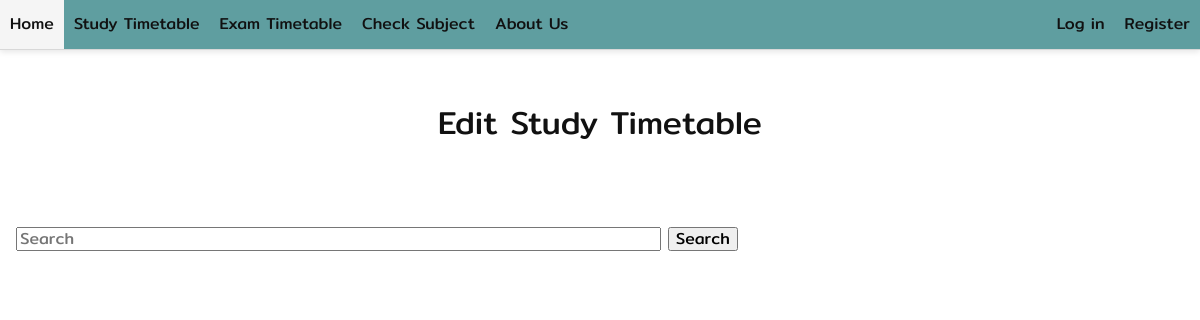
The app's page /help/settingtimetable, older data.
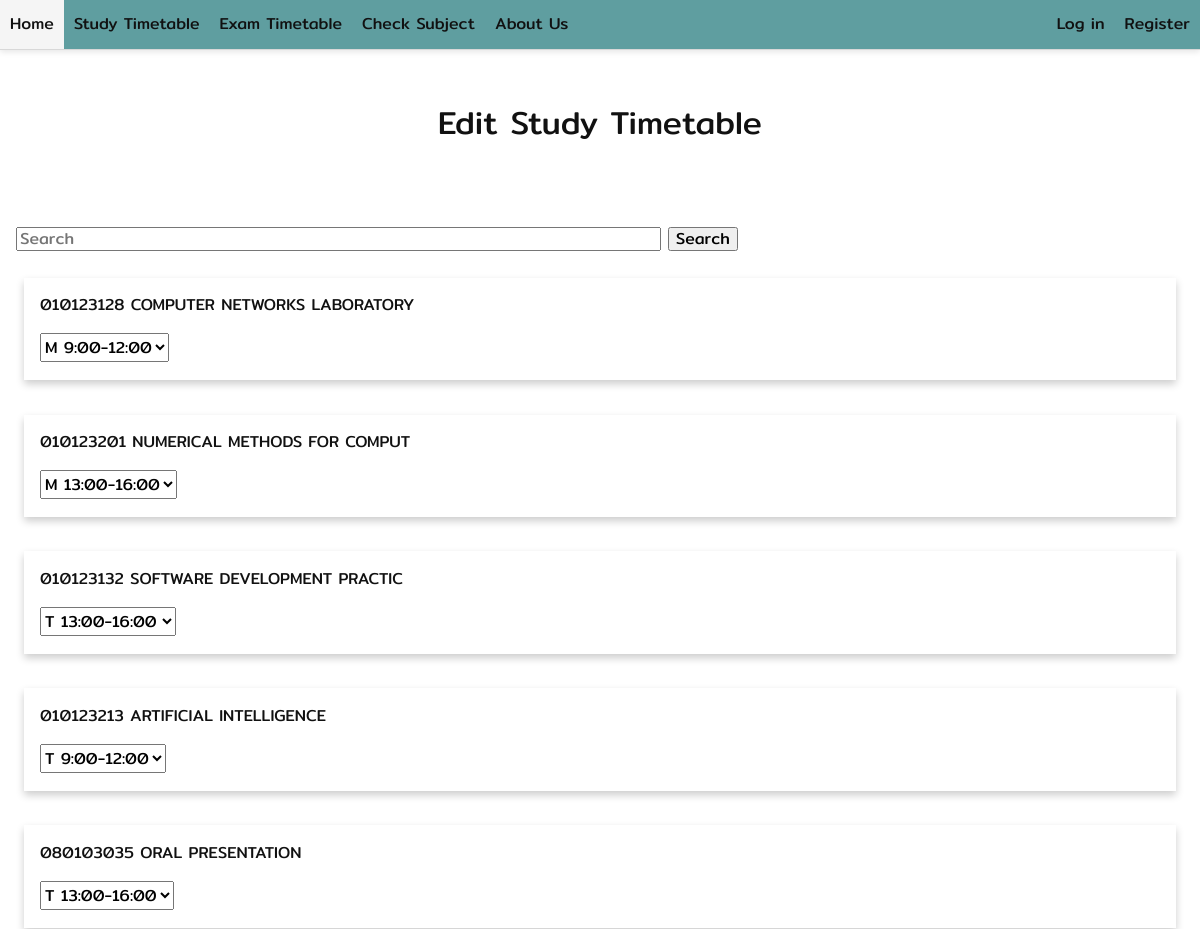
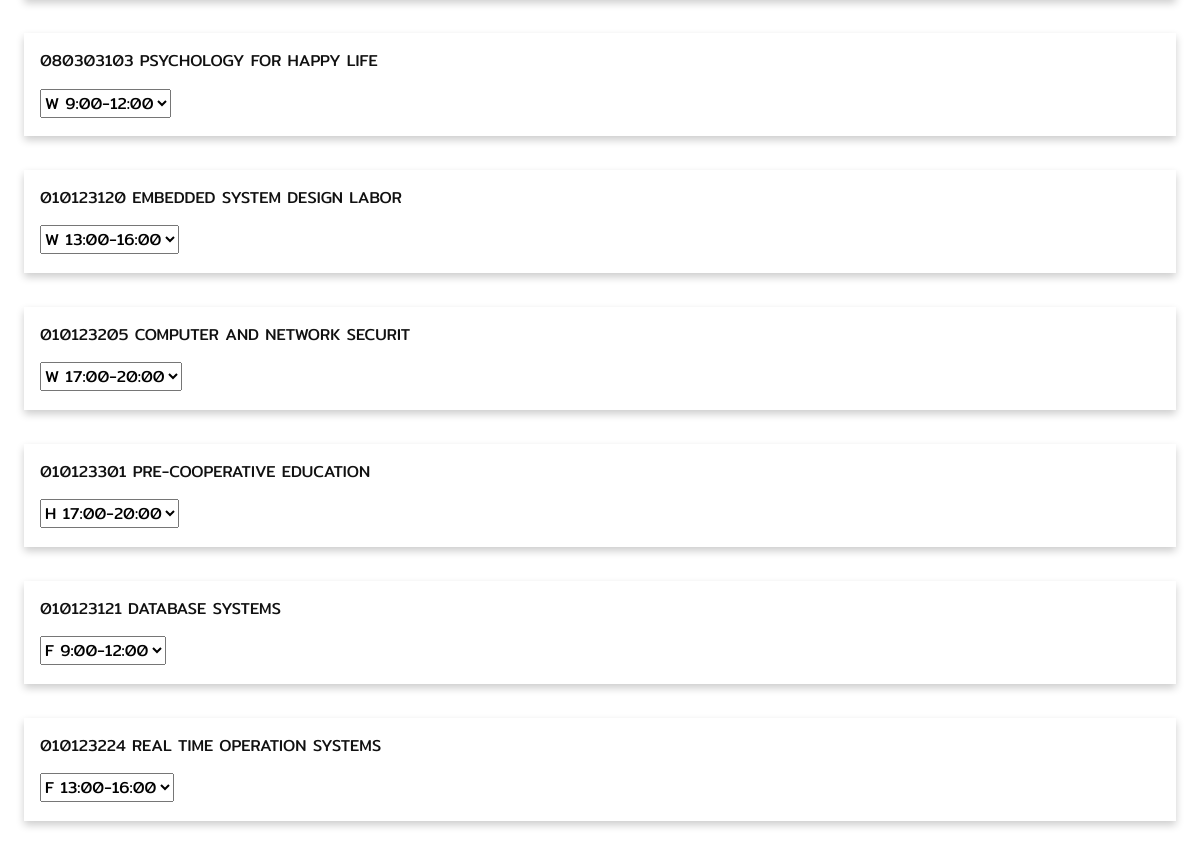
The same page, newer data (2 pictures, top to bottom).
### helpApp/models.py (models this page shows, shortened)
class Subject(models.Model):
    subject_ID = models.CharField(max_length=200)
    name = models.CharField(max_length=200)
    mid_term = models.DateTimeField('mid term', null=True,blank=True)
    final = models.DateTimeField('final', null=True,blank=True)

### helpApp/views.py (the view)
# urls.py: path('settingtimetable', views.settingtable, name='table'),
def settingtable(request):
    if 'search-subject' in request.GET:
        q = request.GET.get('search-subject')
        multi_q = Q(Q(subject_ID__icontains=q) | Q(name__icontains=q))
        subject = Subject.objects.filter(multi_q)
    else:
        subject = Subject.objects.all()
    return render(request, 'helpApp/settingtable.html', {'subject':subject})

### helpApp/templates/helpApp/settingtable.html (shortened to what this page needs)
{% extends 'generalApp/components/base.html' %}
{% block content %}
<div class="header-section">
    <h1>Edit Study Timetable</h1>
</div>
<div class="content-section">
    <div class="content-container">
        <form>
            <input type="search" size="65" name='search-subject' placeholder="Search">
            <button type="submit">Search</button>
            <br>
        </form>
        <br>
        {% for subject in subject %}
        <div class="cardd">
            <div class="container-about">
                <br>
                <a class="button-link" >{{ subject.subject_ID}} {{ subject.name }}</a>
                <br>
                <br>
                <select name="section">
                    {% for section in subject.section_set.all %}
                    <option value="{{ section.sec_num }}">{{ section.day }} {{ section.time }}</option>
                    {% endfor %}
                </select>
                <br>
                <br>
            </div>
        </div>
        <br>
        {% endfor %}
    </div>
</div>
{% endblock %}

Row changes from the older to the newer data that the page shows:
added Subject: subject_ID "010123128", name "COMPUTER NETWORKS LABORATORY"
added Subject: subject_ID "010123201", name "NUMERICAL METHODS FOR COMPUT"
added Subject: subject_ID "010123132", name "SOFTWARE DEVELOPMENT PRACTIC"
added Subject: subject_ID "010123213", name "ARTIFICIAL INTELLIGENCE"
added Subject: subject_ID "080103035", name "ORAL PRESENTATION"
added Subject: subject_ID "080303103", name "PSYCHOLOGY FOR HAPPY LIFE"
added Subject: subject_ID "010123120", name "EMBEDDED SYSTEM DESIGN LABOR"
added Subject: subject_ID "010123205", name "COMPUTER AND NETWORK SECURIT"
added Subject: subject_ID "010123301", name "PRE-COOPERATIVE EDUCATION"
added Subject: subject_ID "010123121", name "DATABASE SYSTEMS"
added Subject: subject_ID "010123224", name "REAL TIME OPERATION SYSTEMS"
